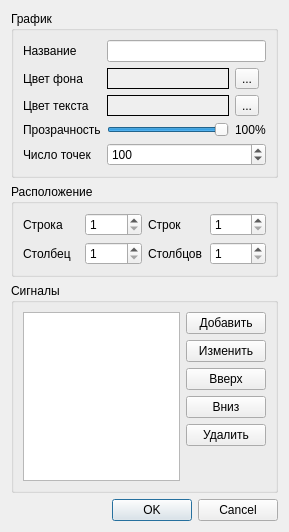
<?xml version="1.0" encoding="UTF-8"?>
<ui version="4.0">
 <class>TrendPlotEditDlg</class>
 <widget class="QDialog" name="TrendPlotEditDlg">
  <property name="geometry">
   <rect>
    <x>0</x>
    <y>0</y>
    <width>289</width>
    <height>532</height>
   </rect>
  </property>
  <property name="windowTitle">
   <string>График</string>
  </property>
  <layout class="QGridLayout" name="gridLayout_3">
   <item row="0" column="0">
    <widget class="QGroupBox" name="gbPlot">
     <property name="title">
      <string>График</string>
     </property>
     <layout class="QGridLayout" name="gridLayout_2">
      <item row="0" column="1" colspan="3">
       <widget class="QLineEdit" name="lePlotName"/>
      </item>
      <item row="1" column="3">
       <widget class="QToolButton" name="tbColorSel">
        <property name="text">
         <string>...</string>
        </property>
       </widget>
      </item>
      <item row="0" column="0">
       <widget class="QLabel" name="lblPlotName">
        <property name="text">
         <string>Название</string>
        </property>
       </widget>
      </item>
      <item row="4" column="0">
       <widget class="QLabel" name="lblTransp">
        <property name="text">
         <string>Прозрачность</string>
        </property>
       </widget>
      </item>
      <item row="1" column="0">
       <widget class="QLabel" name="lblPlotColor">
        <property name="text">
         <string>Цвет фона</string>
        </property>
       </widget>
      </item>
      <item row="2" column="0">
       <widget class="QLabel" name="lblTextColor">
        <property name="text">
         <string>Цвет текста</string>
        </property>
       </widget>
      </item>
      <item row="5" column="0">
       <widget class="QLabel" name="lblSamplesCount">
        <property name="text">
         <string>Число точек</string>
        </property>
       </widget>
      </item>
      <item row="4" column="3">
       <widget class="QLabel" name="lblTranspVal">
        <property name="text">
         <string>100%</string>
        </property>
       </widget>
      </item>
      <item row="4" column="1" colspan="2">
       <widget class="QSlider" name="slTransp">
        <property name="minimum">
         <number>-1</number>
        </property>
        <property name="maximum">
         <number>100</number>
        </property>
        <property name="value">
         <number>100</number>
        </property>
        <property name="orientation">
         <enum>Qt::Horizontal</enum>
        </property>
       </widget>
      </item>
      <item row="2" column="1" colspan="2">
       <widget class="QFrame" name="frTextColor">
        <property name="autoFillBackground">
         <bool>true</bool>
        </property>
        <property name="frameShape">
         <enum>QFrame::Panel</enum>
        </property>
       </widget>
      </item>
      <item row="1" column="1" colspan="2">
       <widget class="QFrame" name="frBackColor">
        <property name="autoFillBackground">
         <bool>true</bool>
        </property>
        <property name="frameShape">
         <enum>QFrame::Panel</enum>
        </property>
       </widget>
      </item>
      <item row="2" column="3">
       <widget class="QToolButton" name="tbTextColorSel">
        <property name="text">
         <string>...</string>
        </property>
       </widget>
      </item>
      <item row="5" column="1" colspan="3">
       <widget class="QSpinBox" name="sbSamplesCount">
        <property name="minimum">
         <number>1</number>
        </property>
        <property name="maximum">
         <number>1000</number>
        </property>
        <property name="value">
         <number>100</number>
        </property>
       </widget>
      </item>
     </layout>
    </widget>
   </item>
   <item row="1" column="0">
    <widget class="QGroupBox" name="gbPos">
     <property name="title">
      <string>Расположение</string>
     </property>
     <layout class="QGridLayout" name="gridLayout">
      <item row="0" column="0">
       <widget class="QLabel" name="lblPosRow">
        <property name="text">
         <string>Строка</string>
        </property>
       </widget>
      </item>
      <item row="0" column="1">
       <widget class="QSpinBox" name="sbPosRow">
        <property name="minimum">
         <number>1</number>
        </property>
       </widget>
      </item>
      <item row="0" column="2">
       <widget class="QLabel" name="lblSizeRow">
        <property name="text">
         <string>Строк</string>
        </property>
       </widget>
      </item>
      <item row="0" column="3">
       <widget class="QSpinBox" name="sbSizeRow">
        <property name="minimum">
         <number>1</number>
        </property>
       </widget>
      </item>
      <item row="1" column="0">
       <widget class="QLabel" name="lblPosCol">
        <property name="text">
         <string>Столбец</string>
        </property>
       </widget>
      </item>
      <item row="1" column="1">
       <widget class="QSpinBox" name="sbPosCol">
        <property name="minimum">
         <number>1</number>
        </property>
       </widget>
      </item>
      <item row="1" column="2">
       <widget class="QLabel" name="lblSizeCol">
        <property name="text">
         <string>Столбцов</string>
        </property>
       </widget>
      </item>
      <item row="1" column="3">
       <widget class="QSpinBox" name="sbSizeCol">
        <property name="minimum">
         <number>1</number>
        </property>
       </widget>
      </item>
     </layout>
    </widget>
   </item>
   <item row="2" column="0">
    <widget class="QGroupBox" name="gbChannels">
     <property name="sizePolicy">
      <sizepolicy hsizetype="Preferred" vsizetype="Expanding">
       <horstretch>0</horstretch>
       <verstretch>0</verstretch>
      </sizepolicy>
     </property>
     <property name="title">
      <string>Сигналы</string>
     </property>
     <layout class="QHBoxLayout" name="horizontalLayout">
      <item>
       <widget class="QListView" name="lvSignals"/>
      </item>
      <item>
       <layout class="QVBoxLayout" name="verticalLayout">
        <item>
         <widget class="QPushButton" name="pbAdd">
          <property name="text">
           <string>Добавить</string>
          </property>
         </widget>
        </item>
        <item>
         <widget class="QPushButton" name="pbEdit">
          <property name="text">
           <string>Изменить</string>
          </property>
         </widget>
        </item>
        <item>
         <widget class="QPushButton" name="pbUp">
          <property name="text">
           <string>Вверх</string>
          </property>
         </widget>
        </item>
        <item>
         <widget class="QPushButton" name="pbDown">
          <property name="text">
           <string>Вниз</string>
          </property>
         </widget>
        </item>
        <item>
         <widget class="QPushButton" name="pbDel">
          <property name="text">
           <string>Удалить</string>
          </property>
         </widget>
        </item>
        <item>
         <spacer name="verticalSpacer">
          <property name="orientation">
           <enum>Qt::Vertical</enum>
          </property>
          <property name="sizeHint" stdset="0">
           <size>
            <width>20</width>
            <height>40</height>
           </size>
          </property>
         </spacer>
        </item>
       </layout>
      </item>
     </layout>
    </widget>
   </item>
   <item row="3" column="0">
    <widget class="QDialogButtonBox" name="buttonBox">
     <property name="orientation">
      <enum>Qt::Horizontal</enum>
     </property>
     <property name="standardButtons">
      <set>QDialogButtonBox::Cancel|QDialogButtonBox::Ok</set>
     </property>
    </widget>
   </item>
  </layout>
 </widget>
 <resources/>
 <connections>
  <connection>
   <sender>buttonBox</sender>
   <signal>accepted()</signal>
   <receiver>TrendPlotEditDlg</receiver>
   <slot>accept()</slot>
   <hints>
    <hint type="sourcelabel">
     <x>248</x>
     <y>254</y>
    </hint>
    <hint type="destinationlabel">
     <x>157</x>
     <y>274</y>
    </hint>
   </hints>
  </connection>
  <connection>
   <sender>buttonBox</sender>
   <signal>rejected()</signal>
   <receiver>TrendPlotEditDlg</receiver>
   <slot>reject()</slot>
   <hints>
    <hint type="sourcelabel">
     <x>316</x>
     <y>260</y>
    </hint>
    <hint type="destinationlabel">
     <x>286</x>
     <y>274</y>
    </hint>
   </hints>
  </connection>
 </connections>
</ui>
